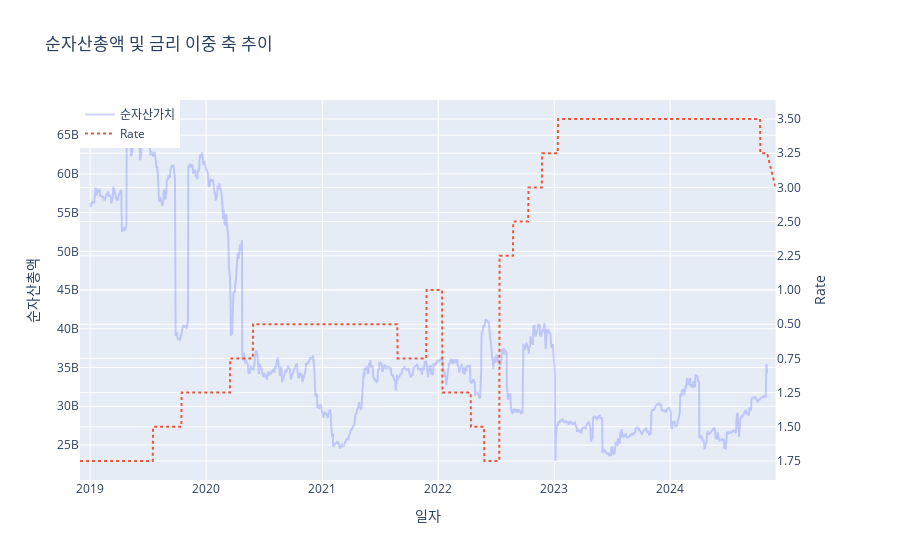

Notebook source saved alongside this figure:
### Code cell
# 순자산총액 vs 금리 비교 

import plotly.graph_objects as go
from plotly.subplots import make_subplots

# 이중 축 서브플롯 생성
fig = make_subplots(specs=[[{"secondary_y": True}]])

# 첫 번째 y축: '순자산가치' 선 그래프 추가
fig.add_trace(
    go.Scatter(x=merged_df_1['일자'], y=merged_df_1['순자산총액'], name='순자산가치', mode='lines', opacity=0.3),
    secondary_y=False  # 첫 번째 y축 사용
)

# 두 번째 y축: 'rate' 선 그래프 추가
fig.add_trace(
    go.Scatter(x=merged_df_1['일자'], y=merged_df_1['rate'], name='Rate', mode='lines', line=dict(dash='dot')),
    secondary_y=True  # 두 번째 y축 사용
)

# 레이아웃 설정
fig.update_layout(
    title="순자산총액 및 금리 이중 축 추이",
    xaxis_title="일자",
    yaxis_title="순자산총액",
    legend=dict(x=0, y=1),
)

# y축 레이블 설정
fig.update_yaxes(title_text="순자산총액", secondary_y=False)  # 첫 번째 y축
fig.update_yaxes(title_text="Rate", secondary_y=True)    # 두 번째 y축

# 그래프 출력
fig.show()

### Figure 1 — Plotly figure (JSON) as saved in the notebook; plotly's stock layout.template omitted (floating-point values rounded to 4 significant figures; data arrays with more than 128 entries replaced by an {"elided": "..."} marker saying what was removed)
{"data": [{"mode": "lines", "name": "순자산가치", "opacity": 0.3, "type": "scatter", "x": {"elided": "1439 str values"}, "xaxis": "x", "y": {"elided": "1439 int values"}, "yaxis": "y"}, {"line": {"dash": "dot"}, "mode": "lines", "name": "Rate", "type": "scatter", "x": {"elided": "1439 str values"}, "xaxis": "x", "y": {"elided": "1439 str values"}, "yaxis": "y2"}], "layout": {"legend": {"x": 0, "y": 1}, "title": {"text": "순자산총액 및 금리 이중 축 추이"}, "xaxis": {"anchor": "y", "domain": [0, 0.94], "title": {"text": "일자"}}, "yaxis": {"anchor": "x", "domain": [0, 1], "title": {"text": "순자산총액"}}, "yaxis2": {"anchor": "x", "overlaying": "y", "side": "right", "title": {"text": "Rate"}}}}
